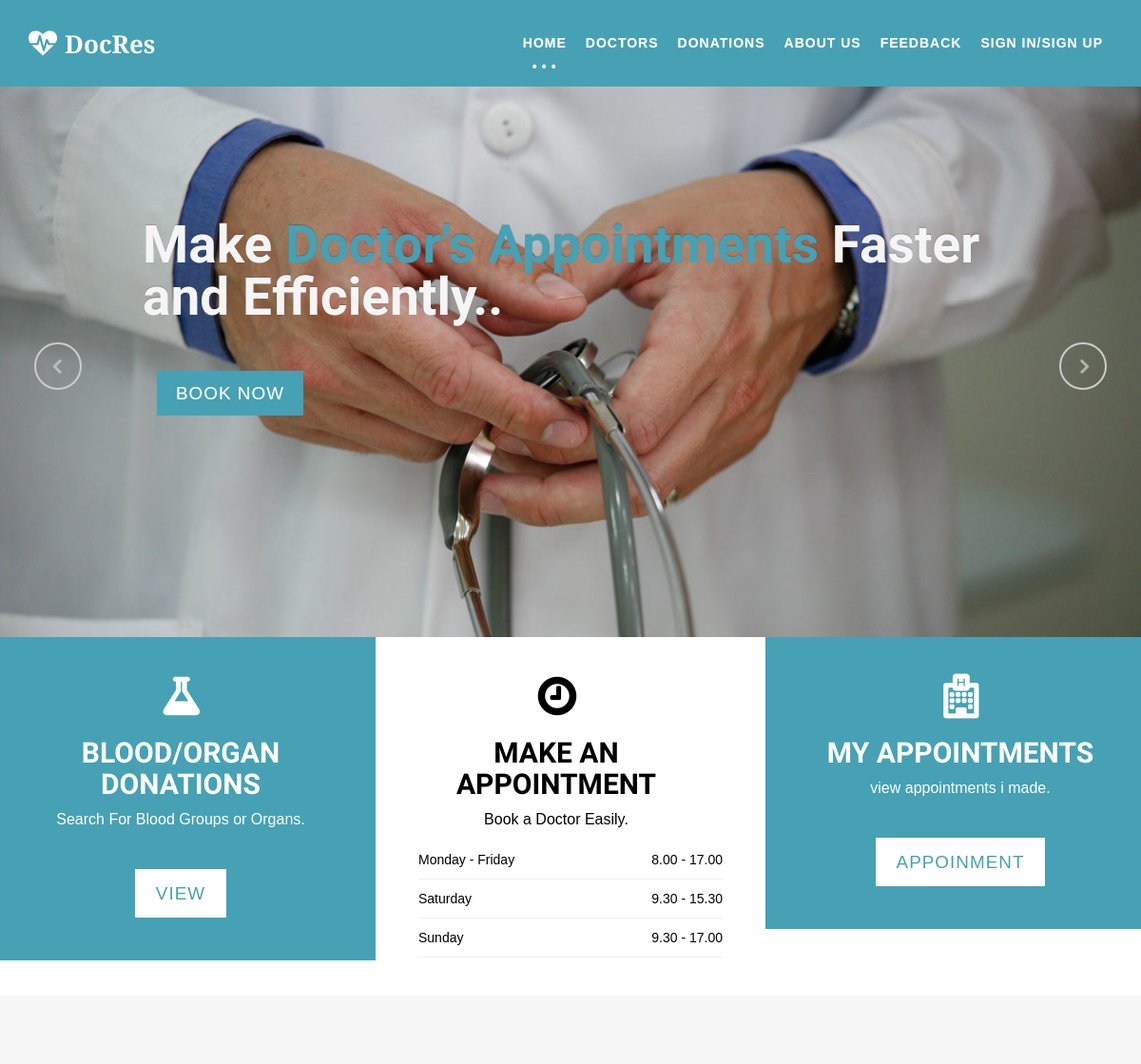
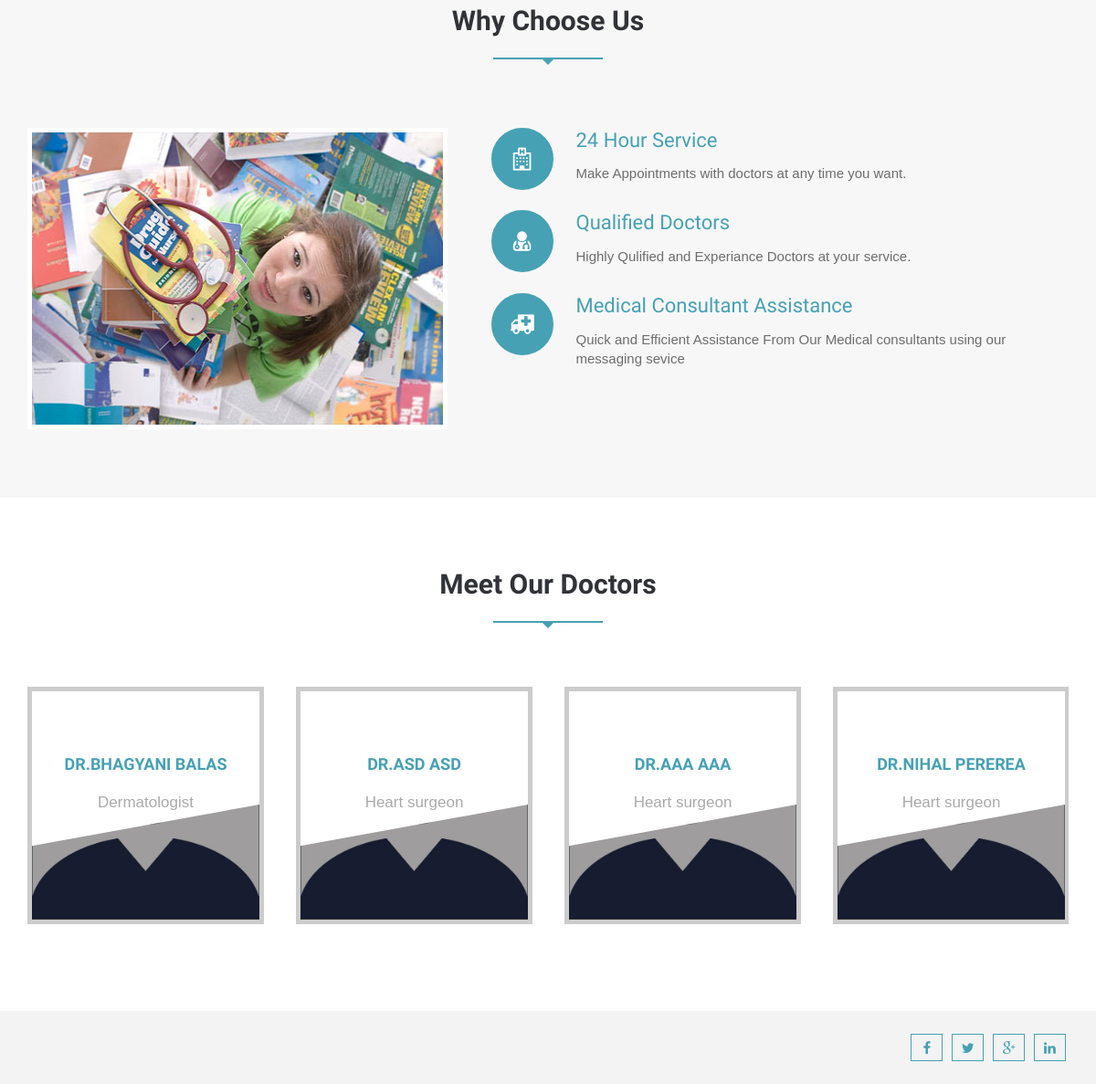
The page / on the database its author committed (2 pictures, top to bottom).
### tables this page shows
CREATE TABLE IF NOT EXISTS `doctor` (
`doctor_id` int(11) NOT NULL,
  `user_id` int(11) NOT NULL,
  `availability` int(11) NOT NULL DEFAULT '1',
  `specialization` longtext NOT NULL,
  `allocated_appointment_time` longtext NOT NULL,
  `charges_id` int(11) NOT NULL,
  `account_no` varchar(40) NOT NULL,
  `bank` varchar(20) NOT NULL,
  `reserved_time_slots` longtext NOT NULL,
  `Address` varchar(255) NOT NULL
);

### includes/functions.php (called while the page is built, shortened)
<?php
function loggedin() {
    if (isset($_SESSION['email']) && !empty($_SESSION['email'])) {
        return true;
    } else {
        return false;
    }
}

### index.php (the view, shortened to what this page needs)
<?php include_once("includes/header.php");?>
 <section id="sliderArea">
   <div class="top-slider">
     <div class="top-slide-inner">
       <div class="slider-img">
         <img src="images/14.jpg" alt="">
       </div>
       <div class="slider-text">
         <h2>Make <strong>Doctor's Appointments </strong> Faster and Efficiently..</h2>
           <div class="readmore_area">
               <a data-hover="Book Now" href="doctors.php"><span>Book Now</span></a>
           </div>
       </div>
     </div>
   </div>
 </section>
 <section id="topFeature">
   <div class="row">
     <div class="col-lg-4 col-md-4">
       <div class="row">
         <div class="single-top-feature">
           <span class="fa fa-flask"></span>
           <h3>Blood/Organ Donations</h3>
           <p>Search For Blood Groups or Organs.</p>
           <div class="readmore_area">
             <a href="blood-bank.php" data-hover="Read More"><span>View</span></a>
           </div>
         </div>
       </div>
     </div>
     <div class="col-lg-4 col-md-4">
       <div class="row">
         <div class="single-top-feature opening-hours">
           <span class="fa fa-clock-o"></span>
           <h3>Make an Appointment</h3>
           <p>Book a Doctor Easily.</p>
           <ul class="opening-table">
             <li>
               <span>Monday - Friday</span>
               <div class="value">8.00 - 17.00</div>
             </li>
             <li>
               <span>Saturday</span>
               <div class="value">9.30 - 15.30</div>
             </li>
             <li>
               <span>Sunday</span>
               <div class="value">9.30 - 17.00</div>
             </li>
           </ul>
         </div>
       </div>
     </div>
     <div class="col-lg-4 col-md-4">
       <div class="row">
         <div class="single-top-feature">
           <span class="fa fa-hospital-o"></span>
           <h3>My Appointments</h3>
           <p>view appointments i made.</p>
           <div class="readmore_area">
             <a  href="profile.php" data-hover="Appoinment"><span>Appoinment</span></a>
           </div>
         </div>
       </div>
     </div>
   </div>
 </section>
 <section id="whychooseSection">
   <div class="container">
     <div class="row">
       <div class="col-lg-12 col-md-12">
         <div class="service-area">
           <div class="section-heading">
             <h2>Why Choose Us</h2>
             <div class="line"></div>
           </div>
         </div>
       </div>
       <div class="col-lg-12 col-md-12">
         <div class="row">
           <div class="col-lg-5 col-md-6 col-sm-6 col-xs-12">
             <div class="whyChoose-left">
               <div class="whychoose-slider">
                 <div class="whychoose-singleslide">
                   <img src="images/choose-us-img1.jpg" alt="img">
                 </div>
               </div>
             </div>
           </div>
           <div class="col-lg-7 col-md-6 col-sm-6 col-xs-12">
             <div class="whyChoose-right">
               <div class="media">
                 <div class="media-left">
                   <a href="#" class="media-icon">
                     <span class="fa fa-hospital-o"></span>
                   </a>
                 </div>
                 <div class="media-body">
                   <h4 class="media-heading">24 Hour Service</h4>
                   <p>Make Appointments with doctors at any time you want.</p>
                 </div>
               </div>
               <div class="media">
                 <div class="media-left">
                   <a href="#" class="media-icon">
                     <span class="fa fa-user-md"></span>
                   </a>
                 </div>
                 <div class="media-body">
                   <h4 class="media-heading">Qualified Doctors</h4>
                   <p>Highly Qulified and Experiance Doctors at your service.</p>
                 </div>
               </div>
               <div class="media">
                 <div class="media-left">
                   <a href="#" class="media-icon">
                     <span class="fa fa-ambulance"></span>
                   </a>
                 </div>
                 <div class="media-body">
                   <h4 class="media-heading">Medical Consultant Assistance</h4>
                   <p>Quick and Efficient Assistance From Our Medical consultants using our messaging sevice</p>
                 </div>
               </div>
             </div>
           </div>
         </div>
       </div>
     </div>
   </div>
 </section>
 <section id="meetDoctors">
   <div class="container">
     <div class="row">
       <div class="col-lg-12 col-md-12">
         <div class="meetDoctors-area">
           <div class="section-heading">
             <h2>Meet Our Doctors</h2>
             <div class="line"></div>
           </div>
             <div class="doctors-area">
                 <ul class="doctors-nav">
                     <?php
                     $sql = "SELECT CONCAT(user.first_name, ' ', user.last_name) AS name,specialization,profile_img,doctor.doctor_id FROM doctor,user WHERE doctor.user_id = user.user_id AND user.user_type = 'D' Limit 8";
                     $rs  = $conexion->query($sql);
                     if ($rs->num_rows > 0) {
                         $rows = $rs->fetch_all();
                     foreach($rows as $row){ ?>
                         <li>
                             <div class="single-doctor">
                                 <a class="tdoctor" href="#" data-path-hover="m 180,34.57627 -180,0 L 0,0 180,0 z">
                                     <figure style="height: 250px;">
                                         <img src="<?php
                                         if($row[2]==""){
                                             echo "images/default_prof.jpg";
                                         }else{echo $row[2];} ?>"/>
                                         <svg viewBox="0 0 180 320" preserveAspectRatio="none"><path d="M 180,160 0,218 0,0 180,0 z"/></svg>
                                         <figcaption>
                                             <h2><?php echo "Dr.". $row[0] ?></h2>
                                             <p><?php echo $row[1] ?></p>
                                         </figcaption>
                                     </figure>
                                 </a>
                             </div>
                         </li>
                     <?php }}else{
                         echo "<h2>No Doctors Available At the moment</h2>";
                     } ?>
                 </ul>
             </div>
         </div>
       </div>
     </div>
   </div>
 </section>
<?php include_once 'includes/footer.php'; ?>

### includes/header.php (shortened to what this page needs)
<?php require_once("includes/functions.php"); ?>
<!DOCTYPE html>
<html lang="en">
    <head>
        <link href="css/bootstrap.min.css" rel="stylesheet">
        <link href="css/font-awesome.min.css" rel="stylesheet">
        <link id="switcher" href="css/themes/blue-theme.css" rel="stylesheet">
        <link href="css/slick.css" rel="stylesheet">
        <link href="style.css" rel="stylesheet">
        <link href="https://cdn.datatables.net/1.10.11/css/dataTables.bootstrap.min.css" rel="stylesheet">
        <link href="https://cdn.datatables.net/responsive/2.0.2/css/responsive.bootstrap.min.css" rel="stylesheet">
    </head>
    <body>
      <div class="menu_area">
        <nav class="navbar navbar-default navbar-fixed-top" role="navigation">
          <div class="container">
            <div class="navbar-header">
              <a class="navbar-brand" href="index.php"><i class="fa fa-heartbeat"></i><span>DocRes</span></a>
            </div>
            <div id="navbar" class="navbar-collapse collapse">
              <ul id="top-menu" class="nav navbar-nav navbar-right main-nav">
                <li class="active"><a href="index.php">Home</a></li>
                <li><a href="doctors.php">Doctors</a></li>
                <li><a href="blood-bank.php">Donations </a></li>
                  <li><a href="about-us.php">About Us</a></li>
                <li><a href="feedback.php">Feedback</a></li>
                  <?PHP
                  if(loggedin()){ ?>
                <li>
                <a href="#" class="dropdown-toggle" data-toggle="dropdown" role="button" aria-expanded="false"> <?PHP echo $_SESSION['first_name']; ?> <span class="fa fa-angle-down"></span></a>
                <ul class="dropdown-menu" role="menu">
                    <li><a href="profile.php">Profile</a></li>
                    <li><a href="messages.php">Messages</a></li>
                    <li><a href="signout.php">Sign out</a></li>
                  </ul>
                </li>
                  <?php }else{ ?>
                  <li><a href="signin.php">Sign In/Sign Up</a></li>
                  <?PHP } ?>
              </ul>
            </div>
          </div>
        </nav>
      </div>

### includes/footer.php (shortened to what this page needs)
<footer id = "footer">
    <div class = "footer-middle">
        <div class = "container">
            <div class = "row">
                <div class = "col-lg-6 col-md-6 col-sm-6 col-xs-12">
                </div>
                <div class = "col-lg-6 col-md-6 col-sm-6 col-xs-12">
                    <div class = "footer-social">
                        <a href = "#"><span class = "fa fa-facebook"></span></a>
                        <a href = "#"><span class = "fa fa-twitter"></span></a>
                        <a href = "#"><span class = "fa fa-google-plus"></span></a>
                        <a href = "#"><span class = "fa fa-linkedin"></span></a>
                    </div>
                </div>
            </div>
        </div>
    </div>
</footer>
</body>
</html>

### css/themes/blue-theme.css (style rules this page uses)
.scrollToTop:hover, .scrollToTop:focus,.readmore_area a::before,.sl-slider h2> strong,.sl-slider p> strong, .single-top-feature .readmore_area a span,.service-icon-effect,.service-icon .service-icon-effect:hover,.single-service>h3 a:hover,.single-service>h3 a:focus, .whyChoose-right .media-heading,.whyChoose-right .media:hover .media-icon,.doctors-nav figcaption h2, .testimonial-cotent > p span,.testimonial-nav .slick-dots li.slick-active button::before,.blog-comments-box li > h2,.blog-comments-box li span, .blog-author > ul > li a:hover,.footer-service li > a:hover,.footer-service li > a span,.contact-info > p span,.footer-copyright>p>a, .blog-breadcrumbs-right .breadcrumb > li a:hover,.blog-breadcrumbs-right .breadcrumb > .active,.blog-details blockquote::before,.blog-details blockquote::after, .sidebar-widget p>a,.sidebar-widget>ul li>a:hover,.postnav-left:hover .navg-title,.postnav-right:hover .navg-title,.author-name:hover, .similar-post .media-body a:hover,.similar-post > h2,.nav-tabs > li.active > a, .nav-tabs > li.active > a:focus, .nav-tabs > li.active > a:hover, .button--itzel .button__icon,.button--itzel > span,#myModal .modal-title, .form-submit input:hover,.error-page-area h1,.error-page-area h3 { color: #46A1B4; }
.navbar-default { background-color: #46A1B4; border-color: #46A1B4; }
.navbar-default .navbar-nav > .active > a, .navbar-default .navbar-nav > .active > a:focus, .navbar-default .navbar-nav > .active > a:hover, .navbar-default .navbar-nav > .open > a, .navbar-default .navbar-nav > .open > a:focus, .navbar-default .navbar-nav > .open > a:hover, .dropdown-menu > li > a:hover,.dropdown-menu > li > a:focus,.dropdown-menu > .active > a, .dropdown-menu > .active > a:focus, .dropdown-menu > .active > a:hover, .navbar-default .navbar-nav .open .dropdown-menu > li > a:hover,.readmore_area a span,.single-top-feature, .single-top-feature .readmore_area a::before,.testimonial-nav .slick-dots li.slick-active,figure.blog-figure .image-effect::before, .footer-middle,.social-share ul li > a,.custom-panel .panel-heading a,.nav-tabs > li > a,a.gallery-iteam .image-effect::before,.comments-title::after, .reply-btn,.author-tag { background-color: #46A1B4; }
.line { border-bottom: 2px solid #46A1B4; background: none repeat scroll 0 0 transparent; height: 1px; margin: 0 auto 45px; padding: 5px; position: relative; width: 120px; }
.line::after, .line::before { border: medium solid transparent; content: " "; height: 0; left: 50%; pointer-events: none; position: absolute; top: 100%; width: 0; }
.line::before { border-width: 9px; margin-left: -6px; }
.line::after { border-top-color: #46A1B4; border-width: 8px; margin-left: -8px; }
.media-icon { background-color: #46A1B4; border: 2px solid #46A1B4; }
.footer-social a { border: 1px solid #46A1B4; color: #46A1B4; }
.slider-text h2>strong { color: #46A1B4; }

### rows shown on the page
doctor: row "BHAGYANI BALAS", specialization "Dermatologist"
doctor: row "ASD ASD", specialization "Heart surgeon"
doctor: row "AAA AAA", specialization "Heart surgeon"
doctor: row "NIHAL PEREREA", specialization "Heart surgeon"
